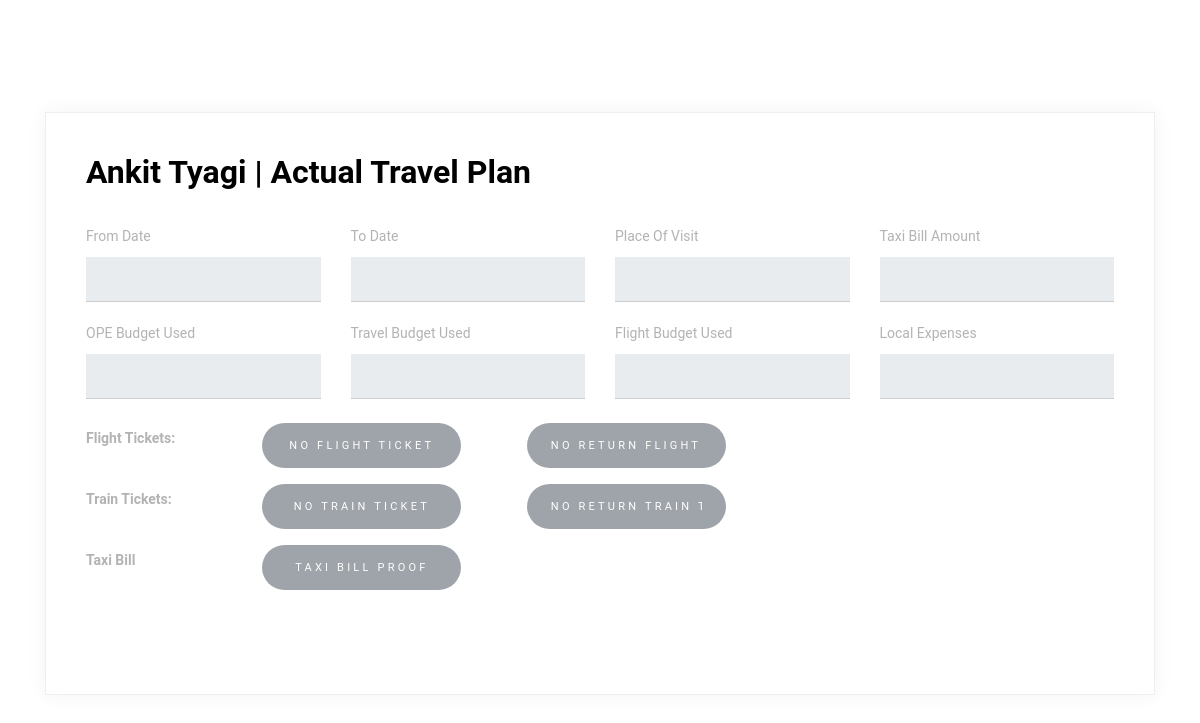
Page /employee/7e06c45b-a5ca-460d-8b0e-29f9c961be03/tp/953f330a-26ef-43dc-8727-5b9adae7a5f2/ (signed in) on the earlier database version.
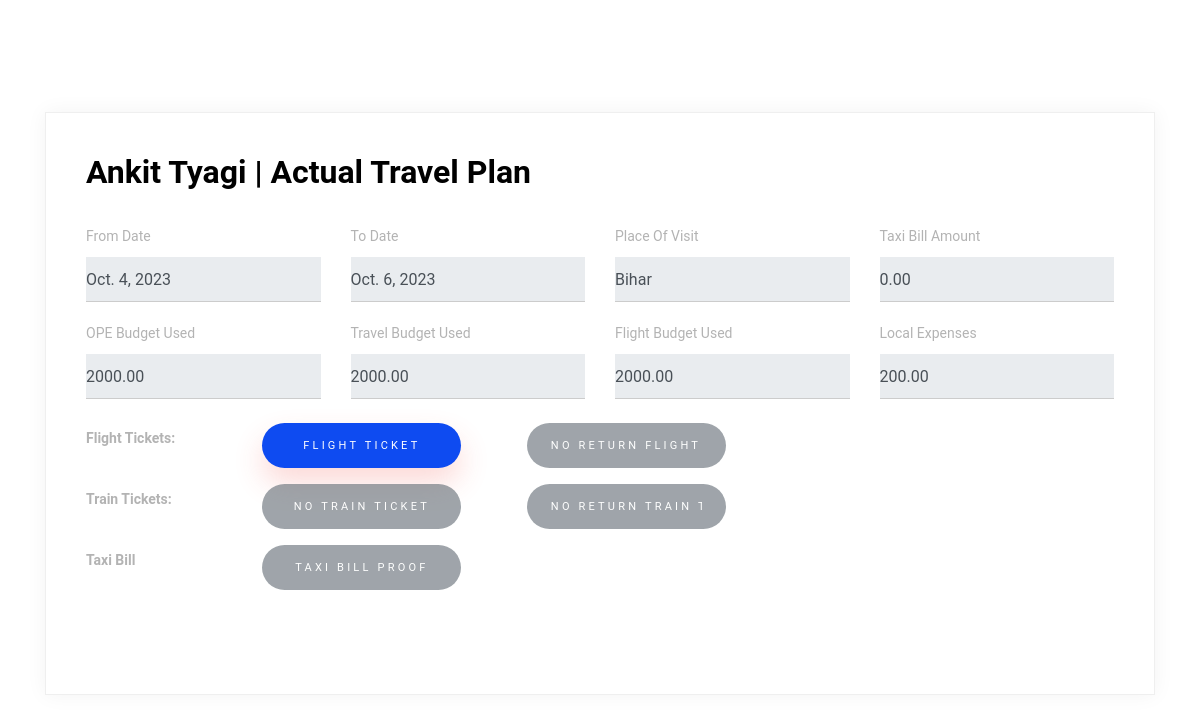
Same page on the later database version.
### base/models.py (models this page shows, shortened)
class Employee(models.Model):
    uuid = models.UUIDField(default = uuid.uuid4,primary_key=True,editable=False)
    Emp_name = models.CharField(max_length=30)
    email = models.EmailField(max_length=50)
    contract_no = models.CharField(unique=True,max_length=15,)
    contract_start_date = models.DateField()
    contract_end_date = models.DateField()
    phone_number = models.CharField(unique=True,max_length=10)
    state = models.CharField(max_length=30)
    duty_station = models.CharField(max_length=40)

class Expense(models.Model):
    uuid = models.UUIDField(default = uuid.uuid4,primary_key=True,editable=False)
    employee = models.ForeignKey(Employee,on_delete=models.CASCADE,null = True)
    from_date = models.DateField(null = True)
    to_date = models.DateField(null = True)
    ope_budget_used = models.DecimalField(decimal_places=2,default=0,max_digits = 10)
    travel_budget_used = models.DecimalField(decimal_places=2,default=0,max_digits = 10)
    flight_budget_used = models.DecimalField(decimal_places=2,default=0,max_digits = 10)
    flight_ticket = models.FileField(upload_to=get_upload_path, blank = True)
    flight_return_ticket = models.FileField(upload_to=get_upload_path, blank = True)
    train_ticket = models.FileField(upload_to=get_upload_path, blank = True)
    train_return_ticket = models.FileField(upload_to=get_upload_path, blank = True)
    local_conveyance = models.DecimalField(decimal_places=2,default=0,max_digits = 10)
    place_of_visit = models.CharField(max_length = 30,null = True)
    taxi_bill = models.DecimalField(max_digits=10, decimal_places=2,default = 0)
    taxi_bill_proof = models.FileField(upload_to=get_upload_path, blank = True)

### base/views.py (the view)
# urls.py: path('employee/<str:pk1>/tp/<str:pk2>/',ViewAtp,name = "viewatp"),
@login_required(login_url='login')
def ViewAtp(request,pk1,pk2):
    try:
        emp = Employee.objects.get(uuid=pk1)
        tp = Expense.objects.get(uuid=pk2)
    except:
        tp = None
    context = {
        'tp':tp,
        'emp':emp
    }
    return render(request,'viewatp.html',context)

### base/templates/viewatp.html (shortened to what this page needs)
{% load static %}
<!doctype html>
<html lang="en">
  <head>
    <link rel="stylesheet" href="https://cdn.jsdelivr.net/npm/bootstrap@4.0.0/dist/css/bootstrap.min.css">
    <link rel="stylesheet" href="{% static 'form.css' %}">
  </head>
  <body>
    <div class="content">
        <div class="container">
          <div class="row align-items-stretch no-gutters contact-wrap">
            <div class="col-md-12">
              <div class="form h-100">
                <h3>{{emp.Emp_name}} | Actual Travel Plan</h3>
                <form class="mb-5" id="contactForm" name="contactForm">
                  <div class="row">
                    <div class="col-md-3 form-group mb-3">
                      <label for="" class="col-form-label">From Date</label>
                      <input type="text" class="form-control" name="date" id="date" value="{{tp.from_date}}" readonly>
                    </div>
                    <div class="col-md-3 form-group mb-3">
                        <label for="" class="col-form-label">To Date</label>
                        <input type="text" class="form-control" name="date" id="date" value="{{tp.to_date}}" readonly>
                      </div>
                      <div class="col-md-3 form-group mb-3">
                        <label for="" class="col-form-label">Place Of Visit</label>
                        <input type="text" class="form-control" name="date" id="date" value="{{tp.place_of_visit}}" readonly>
                      </div>
                      <div class="col-md-3 form-group mb-3">
                        <label for="" class="col-form-label">Taxi Bill Amount</label>
                        <input type="text" class="form-control" name="date" id="date" value="{{tp.taxi_bill}}" readonly>
                      </div>
                  </div>
                  <div class="row">
                    <div class="col-md-3 form-group mb-4">
                      <label for="" class="col-form-label">OPE Budget Used</label>
                      <input type="text" class="form-control" name="date" id="date" value="{{tp.ope_budget_used}}" readonly>
                    </div>
                    <div class="col-md-3 form-group mb-4">
                        <label for="" class="col-form-label">Travel Budget Used</label>
                        <input type="text" class="form-control" name="date" id="date" value="{{tp.travel_budget_used}}" readonly>
                      </div>
                      <div class="col-md-3 form-group mb-4">
                        <label for="" class="col-form-label">Flight Budget Used</label>
                        <input type="text" class="form-control" name="date" id="date" value="{{tp.travel_budget_used}}" readonly>
                      </div>
                      <div class="col-md-3 form-group mb-4">
                        <label for="" class="col-form-label">Local Expenses</label>
                        <input type="text" class="form-control" name="date" id="date" value="{{tp.local_conveyance}}" readonly>
                      </div>
                  </div>
                  <div class="row">
                    <div class="col-md-2 form-group mb-3">
                   <strong> <label for="" class="col-form-label">Flight Tickets: </label></strong>
                    </div>
                    <div class="col-md-3 form-group">
                        {% if tp.flight_ticket %}
                        <a href="{{ tp.flight_ticket.url }}">
                            <input value="Flight Ticket" class="btn btn-primary rounded-0 py-2 px-4">
                        </a>
                    {% else %}
                        <input value="No Flight Ticket" class="btn btn-secondary rounded-0 py-2 px-4" disabled>
                    {% endif %}
                    </div>
                    <div class="col-md-3 form-group">
                        {% if tp.flight_return_ticket %}
                        <a href="{{ tp.flight_return_ticket.url }}">
                            <input value="Flight Return Ticket" class="btn btn-primary rounded-0 py-2 px-4">
                        </a>
                    {% else %}
                        <input value="No Return Flight Ticket" class="btn btn-secondary rounded-0 py-2 px-4" disabled>
                    {% endif %}
                    </div>
                  </div>
                  <div class="row">
                    <div class="col-md-2 form-group mb-3">
                   <strong> <label for="" class="col-form-label">Train Tickets: </label></strong>
                    </div>
                    <div class="col-md-3 form-group">
                        {% if tp.train_ticket %}
                        <a href="{{ tp.train_ticket.url }}">
                            <input value="Train Ticket" class="btn btn-primary rounded-0 py-2 px-4">
                        </a>
                    {% else %}
                        <input value="No Train Ticket" class="btn btn-secondary rounded-0 py-2 px-4" disabled>
                    {% endif %}
                    </div>
                    <div class="col-md-3 form-group">
                        {% if tp.train_return_ticket %}
                        <a href="{{ tp.train_return_ticket.url }}">
                            <input value="Train Return Ticket" class="btn btn-primary rounded-0 py-2 px-4">
                        </a>
                    {% else %}
                        <input value="No Return Train Ticket" class="btn btn-secondary rounded-0 py-2 px-4" disabled>
                    {% endif %}
                    </div>
                  </div>
                  <div class="row">
                    <div class="col-md-2 form-group mb-3">
                   <strong> <label for="" class="col-form-label">Taxi Bill</label></strong>
                    </div>
                    <div class="col-md-3 form-group">
                        {% if tp.taxi_bill_proof %}
                        <a href="{{ tp.taxi_bill_proof.url }}">
                            <input value="Taxi Bill" class="btn btn-primary rounded-0 py-2 px-4">
                        </a>
                    {% else %}
                        <input value="Taxi Bill Proof" class="btn btn-secondary rounded-0 py-2 px-4" disabled>
                    {% endif %}
                    </div>
                    </div>
                  </div>
              </div>
            </div>
          </div>
        </div>
  </body>
</html>

### static/form.css (style rules this page uses)
body { font-family: "Roboto", sans-serif; background-color: #fff; line-height: 1.9; color: #8c8c8c; position: relative; }
h1, h2, h3, h4, h5, h6, .h1, .h2, .h3, .h4, .h5, .h6 { font-family: "Roboto", sans-serif; color: #000; }
a { -webkit-transition: .3s all ease; -o-transition: .3s all ease; transition: .3s all ease; }
a, a:hover { text-decoration: none !important; }
.content { padding: 7rem 0; }
.form-control { border: none; border-bottom: 1px solid #ccc; padding-left: 0; padding-right: 0; border-radius: 0; background: none; }
.col-form-label { color: #000; font-size: 13px; }
.btn, .form-control, .custom-select { height: 45px; border-radius: 0; }
.btn { border: none; border-radius: 0; font-size: 11px; letter-spacing: .2rem; text-transform: uppercase; border-radius: 30px !important; }
.btn.btn-primary { border-radius: 30px; background: #0E4BF1; color: #fff; -webkit-box-shadow: 0 15px 30px 0 rgba(239, 67, 57, 0.2); box-shadow: 0 15px 30px 0 rgba(239, 67, 57, 0.2); }
.contact-wrap { -webkit-box-shadow: 0 0px 20px 0 rgba(0, 0, 0, 0.05); box-shadow: 0 0px 20px 0 rgba(0, 0, 0, 0.05); border: 1px solid #efefef; }
.contact-wrap .col-form-label { font-size: 14px; color: #b3b3b3; margin: 0 0 10px 0; display: inline-block; padding: 0; }
.contact-wrap .form, .contact-wrap .contact-info { padding: 40px; }
.contact-wrap .form { background: #fff; }
.contact-wrap .form h3 { color: #000; font-size: 2rem; font-weight: 700; margin-bottom: 30px; }

Differences in the rows shown:
added Expense: date "Oct. 4, 2023", date "Oct. 6, 2023", date "Bihar", date "0.00", date "2000.00", date "200.00"
Other differences:
form field value: (not shown) → "Flight Ticket"
form field value: "No Flight Ticket" → (not shown)
